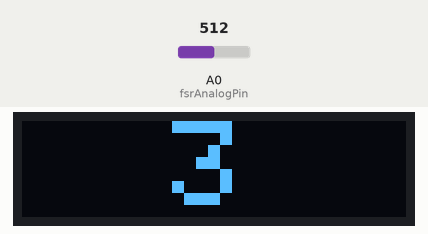
The sketch below on a simulated Teensy 4. Shown: 128×32 one-colour display. The test bench sets the inputs (shaded band); at power-on: A0 (fsrAnalogPin) = 512. The display library's start-up logo is not drawn; what the sketch prints to the serial monitor is not drawn.

Above: at 2.2 s.
2.3 s: A0 (fsrAnalogPin) set to 900
At 4.25 s:
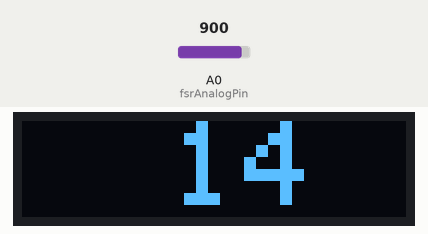
5.3 s: A0 (fsrAnalogPin) set to 1023
At 15.8 s:
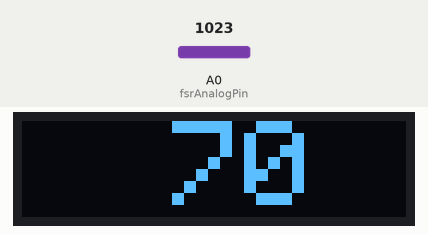

The sketch:

Bike_Resistance_Smoothing.ino
```cpp
#include <SPI.h>
#include <Wire.h>
#include <Adafruit_GFX.h>
#include <Adafruit_SSD1306.h>

int fsrAnalogPin = A0; // FSR is connected to analog 2
int fsrReading;      // the analog reading from the FSR resistor divider
int fsrScaled;
int fsrScaledOld;
int fsrScaledBnc;
int counter = 0;

Adafruit_SSD1306 display = Adafruit_SSD1306();

#if defined(ESP8266)
  #define BUTTON_A 0
  #define BUTTON_B 16
  #define BUTTON_C 2
  #define LED      0
#elif defined(ESP32)
  #define BUTTON_A 15
  #define BUTTON_B 32
  #define BUTTON_C 14
  #define LED      13
#elif defined(ARDUINO_STM32F2_FEATHER)
  #define BUTTON_A PA15
  #define BUTTON_B PC7
  #define BUTTON_C PC5
  #define LED PB5
#elif defined(TEENSYDUINO)
  #define BUTTON_A 4
  #define BUTTON_B 3
  #define BUTTON_C 8
  #define LED 13
#elif defined(ARDUINO_FEATHER52)
  #define BUTTON_A 31
  #define BUTTON_B 30
  #define BUTTON_C 27
  #define LED 17
#else // 32u4, M0, and 328p
  #define BUTTON_A 9
  #define BUTTON_B 6
  #define BUTTON_C 5
  #define LED      13
#endif

#if (SSD1306_LCDHEIGHT != 32)
 #error("Height incorrect, please fix Adafruit_SSD1306.h!");
#endif

// Define the number of samples to keep track of for smoothing. The higher the number, the
// more the readings will be smoothed, but the slower the output will respond to
// the input. Using a constant rather than a normal variable lets us use this
// value to determine the size of the readings array.
const int numReadings = 100;

int readings[numReadings];      // the readings from the analog input
int readIndex = 0;              // the index of the current reading
int total = 0;                  // the running total
int average = 0;

void setup() {
  Serial.begin(9600);

  // initialize all the smoothing readings to 0:
  for (int thisReading = 0; thisReading < numReadings; thisReading++) {
    readings[thisReading] = 0;
  }

  Serial.println("OLED FeatherWing test");
  // by default, we'll generate the high voltage from the 3.3v line internally! (neat!)
  display.begin(SSD1306_SWITCHCAPVCC, 0x3C);  // initialize with the I2C addr 0x3C (for the 128x32)
  // init done
  Serial.println("OLED begun");


  // Show image buffer on the display hardware.
  // Since the buffer is intialized with an Adafruit splashscreen
  // internally, this will display the splashscreen.
  display.display();
  delay(1000);

  // Clear the buffer.
  display.clearDisplay();
  display.display();

  Serial.println("IO test");

  pinMode(BUTTON_A, INPUT_PULLUP);
  pinMode(BUTTON_B, INPUT_PULLUP);
  pinMode(BUTTON_C, INPUT_PULLUP);


  // text display tests
  display.setTextSize(4);
  display.setTextColor(WHITE);
  display.setCursor(0,0);
  display.clearDisplay();
  fsrScaledOld=fsrScaled;
  /*display.print("Connecting to SSID\n'adafruit':");
  display.print("connected!");
  display.println("IP: 10.0.1.23");
  display.println("Sending val #0");
  display.setCursor(0,0);
  display.display(); // actually display all of the above
  */
}


void loop() {
  /*if (! digitalRead(BUTTON_A)) display.print("A");
  if (! digitalRead(BUTTON_B)) display.print("B");
  if (! digitalRead(BUTTON_C)) display.print("C");*/

  // subtract the last reading:
  total = total - readings[readIndex];
  // read from the sensor:
  readings[readIndex] = analogRead(fsrAnalogPin);
  // add the reading to the total:
  total = total + readings[readIndex];
  // advance to the next position in the array:
  readIndex = readIndex + 1;

  // if we're at the end of the array...
  if (readIndex >= numReadings) {
    // ...wrap around to the beginning:
    readIndex = 0;
  }

  // calculate the average:
  average = total / numReadings;
  // send it to the computer as ASCII digits
  Serial.println(average);
  delay(1);        // delay in between reads for stability

  //delay(1000);
  //display.clearDisplay();
  //fsrReading = analogRead(fsrAnalogPin);
  fsrReading = average;
  Serial.print("Resistance Level = ");
  fsrScaled = (fsrReading*0.07);
  Serial.println(fsrScaled);
  //display.println("Resist Lvl");
  display.setCursor(50, 0);
    display.setTextColor(BLACK);
    display.print(fsrScaledOld);
    display.print(fsrScaled);
    display.setCursor(50, 0);
    display.setTextColor(WHITE);
    display.print(fsrScaled);
    //fsrScaledOld=fsrScaled;


  //if(fsrScaled==fsrScaledOld)
 /* if(counter < 5)
  {
    display.setCursor(50, 16);
    display.setTextColor(BLACK);
    display.print(fsrScaled);
    display.print(fsrScaledOld);
    display.setCursor(50, 16);
    display.setTextColor(WHITE);
    display.println(fsrScaledOld);


   }
   /*else if(counter < 5)
   {
      if(fsrScaled > fsrScaledBnc + 3 && fsrScaled < fsrScaledBnc - 3)
      {
        display.setCursor(50, 16);
        display.setTextColor(BLACK);
        display.print(fsrScaled);
        //display.print(fsrScaledOld);
        display.setCursor(50, 16);
        display.setTextColor(WHITE);
        display.println(fsrScaledBnc);
        //counter = 0;
      }
   }
   else{
    display.setCursor(50, 16);
    display.setTextColor(BLACK);
    //display.print(fsrScaled);
    display.print(fsrScaledOld);
    display.setCursor(50, 16);
    display.setTextColor(WHITE);
    display.print(fsrScaled);
    fsrScaledOld=fsrScaled;
  }*/

  display.setCursor(0,0);
  delay(100);

  yield();
  display.display();
  // Clear the buffer.
  //display.clearDisplay();
  //display.display();
fsrScaledOld=fsrScaled;
counter = counter + 1;
if (counter > 5)
  {
    counter = 0;
    //fsrScaledBnc = fsrScaled;
  }

}
```
